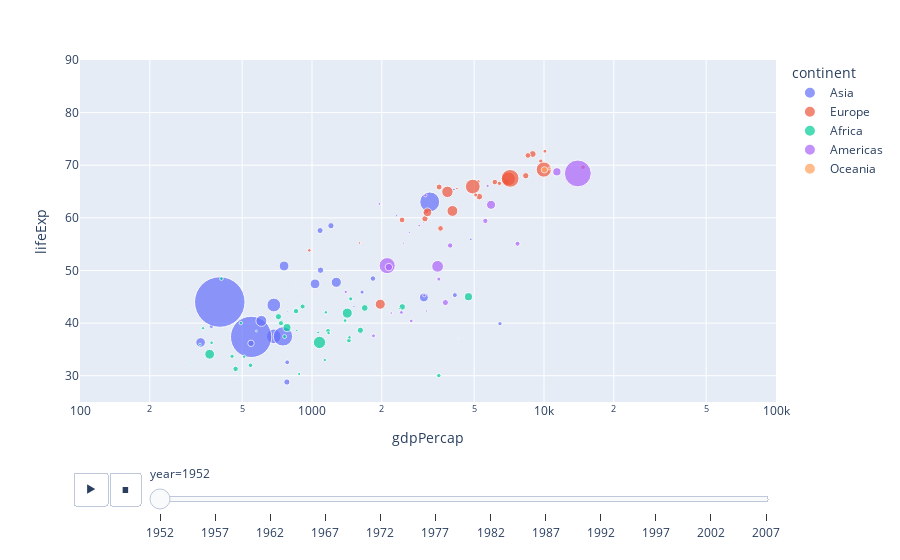

Notebook code cell kept with this figure:
### Markdown cell above
Следующая функция строит интерактивный график, где по одной оси отложен ВВП, по другой — прогноз средней продолжительности жизни. Размер каждой точки на графике пропорционален размеру государства. 

На графике присутствует слайдер, с помощью которого можно выбирать конкретный год.

### Code cell
px.scatter(
    df,  # таблица с данными
    x="gdpPercap", y="lifeExp",  # названия колонок, используемых как координата
    animation_frame="year",  # колонка, определяющая слайдер
    animation_group="country",  # колонка, отвечающая за объект (страну)
    size="pop",  # колонка, отвечающая за размер точек
    color="continent",  # колонка, отвечающая за цвет точек
    hover_name="country",  # колонка, отвечающая за подпись информации о точке
    log_x=True,  # логарифмический масштаб
    size_max=55,  # максимальный размер круга
    range_x=[100, 100000], range_y=[25, 90]  # пределы графика
)

### Figure 1 — Plotly figure (JSON) as saved in the notebook; plotly's stock layout.template omitted (floating-point values rounded to 4 significant figures)
{"data": [{"hovertemplate": "<b>%{hovertext}</b><br><br>continent=Asia<br>year=1952<br>gdpPercap=%{x}<br>lifeExp=%{y}<br>pop=%{marker.size}<extra></extra>", "hovertext": ["Afghanistan", "Bahrain", "Bangladesh", "Cambodia", "China", "Hong Kong, China", "India", "Indonesia", "Iran", "Iraq", "Israel", "Japan", "Jordan", "Korea, Dem. Rep.", "Korea, Rep.", "Kuwait", "Lebanon", "Malaysia", "Mongolia", "Myanmar", "Nepal", "Oman", "Pakistan", "Philippines", "Saudi Arabia", "Singapore", "Sri Lanka", "Syria", "Taiwan", "Thailand", "Vietnam", "West Bank and Gaza", "Yemen, Rep."], "ids": ["Afghanistan", "Bahrain", "Bangladesh", "Cambodia", "China", "Hong Kong, China", "India", "Indonesia", "Iran", "Iraq", "Israel", "Japan", "Jordan", "Korea, Dem. Rep.", "Korea, Rep.", "Kuwait", "Lebanon", "Malaysia", "Mongolia", "Myanmar", "Nepal", "Oman", "Pakistan", "Philippines", "Saudi Arabia", "Singapore", "Sri Lanka", "Syria", "Taiwan", "Thailand", "Vietnam", "West Bank and Gaza", "Yemen, Rep."], "legendgroup": "Asia", "marker": {"color": "#636efa", "size": [8425333, 120447, 46886859, 4693836, 556263527, 2125900, 372000000, 82052000, 17272000, 5441766, 1620914, 86459025, 607914, 8865488, 20947571, 160000, 1439529, 6748378, 800663, 20092996, 9182536, 507833, 41346560, 22438691, 4005677, 1127000, 7982342, 3661549, 8550362, 21289402, 26246839, 1030585, 4963829], "sizemode": "area", "sizeref": 435900.0, "symbol": "circle"}, "mode": "markers", "name": "Asia", "orientation": "v", "showlegend": true, "type": "scatter", "x": [779.4, 9867.0, 684.2, 368.5, 400.4, 3054.0, 546.6, 749.7, 3035.0, 4130.0, 4087.0, 3217.0, 1547.0, 1088.0, 1031.0, 108400.0, 4835.0, 1831.0, 786.6, 331, 545.9, 1828.0, 684.6, 1273.0, 6460.0, 2315.0, 1084.0, 1643.0, 1207.0, 757.8, 605.1, 1516.0, 781.7], "xaxis": "x", "y": [28.8, 50.94, 37.48, 39.42, 44, 60.96, 37.37, 37.47, 44.87, 45.32, 65.39, 63.03, 43.16, 50.06, 47.45, 55.56, 55.93, 48.46, 42.24, 36.32, 36.16, 37.58, 43.44, 47.75, 39.88, 60.4, 57.59, 45.88, 58.5, 50.85, 40.41, 43.16, 32.55], "yaxis": "y"}, {"hovertemplate": "<b>%{hovertext}</b><br><br>continent=Europe<br>year=1952<br>gdpPercap=%{x}<br>lifeExp=%{y}<br>pop=%{marker.size}<extra></extra>", "hovertext": ["Albania", "Austria", "Belgium", "Bosnia and Herzegovina", "Bulgaria", "Croatia", "Czech Republic", "Denmark", "Finland", "France", "Germany", "Greece", "Hungary", "Iceland", "Ireland", "Italy", "Montenegro", "Netherlands", "Norway", "Poland", "Portugal", "Romania", "Serbia", "Slovak Republic", "Slovenia", "Spain", "Sweden", "Switzerland", "Turkey", "United Kingdom"], "ids": ["Albania", "Austria", "Belgium", "Bosnia and Herzegovina", "Bulgaria", "Croatia", "Czech Republic", "Denmark", "Finland", "France", "Germany", "Greece", "Hungary", "Iceland", "Ireland", "Italy", "Montenegro", "Netherlands", "Norway", "Poland", "Portugal", "Romania", "Serbia", "Slovak Republic", "Slovenia", "Spain", "Sweden", "Switzerland", "Turkey", "United Kingdom"], "legendgroup": "Europe", "marker": {"color": "#EF553B", "size": [1282697, 6927772, 8730405, 2791000, 7274900, 3882229, 9125183, 4334000, 4090500, 42459667, 69145952, 7733250, 9504000, 147962, 2952156, 47666000, 413834, 10381988, 3327728, 25730551, 8526050, 16630000, 6860147, 3558137, 1489518, 28549870, 7124673, 4815000, 22235677, 50430000], "sizemode": "area", "sizeref": 435900.0, "symbol": "circle"}, "mode": "markers", "name": "Europe", "orientation": "v", "showlegend": true, "type": "scatter", "x": [1601.0, 6137.0, 8343.0, 973.5, 2444.0, 3119.0, 6876.0, 9692.0, 6425.0, 7030.0, 7144.0, 3531.0, 5264.0, 7268.0, 5210.0, 4931.0, 2648.0, 8942.0, 10100.0, 4029.0, 3068.0, 3145.0, 3581.0, 5075.0, 4215.0, 3834.0, 8528.0, 14730.0, 1969.0, 9980.0], "xaxis": "x", "y": [55.23, 66.8, 68, 53.82, 59.6, 61.21, 66.87, 70.78, 66.55, 67.41, 67.5, 65.86, 64.03, 72.49, 66.91, 65.94, 59.16, 72.13, 72.67, 61.31, 59.82, 61.05, 58.0, 64.36, 65.57, 64.94, 71.86, 69.62, 43.59, 69.18], "yaxis": "y"}, {"hovertemplate": "<b>%{hovertext}</b><br><br>continent=Africa<br>year=1952<br>gdpPercap=%{x}<br>lifeExp=%{y}<br>pop=%{marker.size}<extra></extra>", "hovertext": ["Algeria", "Angola", "Benin", "Botswana", "Burkina Faso", "Burundi", "Cameroon", "Central African Republic", "Chad", "Comoros", "Congo, Dem. Rep.", "Congo, Rep.", "Cote d'Ivoire", "Djibouti", "Egypt", "Equatorial Guinea", "Eritrea", "Ethiopia", "Gabon", "Gambia", "Ghana", "Guinea", "Guinea-Bissau", "Kenya", "Lesotho", "Liberia", "Libya", "Madagascar", "Malawi", "Mali", "Mauritania", "Mauritius", "Morocco", "Mozambique", "Namibia", "Niger", "Nigeria", "Reunion", "Rwanda", "Sao Tome and Principe", "Senegal", "Sierra Leone", "Somalia", "South Africa", "Sudan", "Swaziland", "Tanzania", "Togo", "Tunisia", "Uganda", "Zambia", "Zimbabwe"], "ids": ["Algeria", "Angola", "Benin", "Botswana", "Burkina Faso", "Burundi", "Cameroon", "Central African Republic", "Chad", "Comoros", "Congo, Dem. Rep.", "Congo, Rep.", "Cote d'Ivoire", "Djibouti", "Egypt", "Equatorial Guinea", "Eritrea", "Ethiopia", "Gabon", "Gambia", "Ghana", "Guinea", "Guinea-Bissau", "Kenya", "Lesotho", "Liberia", "Libya", "Madagascar", "Malawi", "Mali", "Mauritania", "Mauritius", "Morocco", "Mozambique", "Namibia", "Niger", "Nigeria", "Reunion", "Rwanda", "Sao Tome and Principe", "Senegal", "Sierra Leone", "Somalia", "South Africa", "Sudan", "Swaziland", "Tanzania", "Togo", "Tunisia", "Uganda", "Zambia", "Zimbabwe"], "legendgroup": "Africa", "marker": {"color": "#00cc96", "size": [9279525, 4232095, 1738315, 442308, 4469979, 2445618, 5009067, 1291695, 2682462, 153936, 14100005, 854885, 2977019, 63149, 22223309, 216964, 1438760, 20860941, 420702, 284320, 5581001, 2664249, 580653, 6464046, 748747, 863308, 1019729, 4762912, 2917802, 3838168, 1022556, 516556, 9939217, 6446316, 485831, 3379468, 33119096, 257700, 2534927, 60011, 2755589, 2143249, 2526994, 14264935, 8504667, 290243, 8322925, 1219113, 3647735, 5824797, 2672000, 3080907], "sizemode": "area", "sizeref": 435900.0, "symbol": "circle"}, "mode": "markers", "name": "Africa", "orientation": "v", "showlegend": true, "type": "scatter", "x": [2449.0, 3521.0, 1063.0, 851.2, 543.3, 339.3, 1173.0, 1071.0, 1179.0, 1103.0, 780.5, 2126.0, 1389.0, 2670.0, 1419.0, 375.6, 328.9, 362.1, 4293.0, 485.2, 911.3, 510.2, 299.9, 853.5, 298.8, 575.6, 2388.0, 1443.0, 369.2, 452.3, 743.1, 1968.0, 1688.0, 468.5, 2424.0, 761.9, 1077.0, 2719.0, 493.3, 879.6, 1450.0, 879.8, 1136.0, 4725.0, 1616.0, 1148.0, 716.7, 859.8, 1468.0, 734.8, 1147.0, 406.9], "xaxis": "x", "y": [43.08, 30.02, 38.22, 47.62, 31.98, 39.03, 38.52, 35.46, 38.09, 40.72, 39.14, 42.11, 40.48, 34.81, 41.89, 34.48, 35.93, 34.08, 37.0, 30, 43.15, 33.61, 32.5, 42.27, 42.14, 38.48, 42.72, 36.68, 36.26, 33.69, 40.54, 50.99, 42.87, 31.29, 41.73, 37.44, 36.32, 52.72, 40, 46.47, 37.28, 30.33, 32.98, 45.01, 38.63, 41.41, 41.22, 38.6, 44.6, 39.98, 42.04, 48.45], "yaxis": "y"}, {"hovertemplate": "<b>%{hovertext}</b><br><br>continent=Americas<br>year=1952<br>gdpPercap=%{x}<br>lifeExp=%{y}<br>pop=%{marker.size}<extra></extra>", "hovertext": ["Argentina", "Bolivia", "Brazil", "Canada", "Chile", "Colombia", "Costa Rica", "Cuba", "Dominican Republic", "Ecuador", "El Salvador", "Guatemala", "Haiti", "Honduras", "Jamaica", "Mexico", "Nicaragua", "Panama", "Paraguay", "Peru", "Puerto Rico", "Trinidad and Tobago", "United States", "Uruguay", "Venezuela"], "ids": ["Argentina", "Bolivia", "Brazil", "Canada", "Chile", "Colombia", "Costa Rica", "Cuba", "Dominican Republic", "Ecuador", "El Salvador", "Guatemala", "Haiti", "Honduras", "Jamaica", "Mexico", "Nicaragua", "Panama", "Paraguay", "Peru", "Puerto Rico", "Trinidad and Tobago", "United States", "Uruguay", "Venezuela"], "legendgroup": "Americas", "marker": {"color": "#ab63fa", "size": [17876956, 2883315, 56602560, 14785584, 6377619, 12350771, 926317, 6007797, 2491346, 3548753, 2042865, 3146381, 3201488, 1517453, 1426095, 30144317, 1165790, 940080, 1555876, 8025700, 2227000, 662850, 157553000, 2252965, 5439568], "sizemode": "area", "sizeref": 435900.0, "symbol": "circle"}, "mode": "markers", "name": "Americas", "orientation": "v", "showlegend": true, "type": "scatter", "x": [5911.0, 2677.0, 2109.0, 11370.0, 3940.0, 2144.0, 2627.0, 5587.0, 1398.0, 3522.0, 3048.0, 2428.0, 1840.0, 2195.0, 2899.0, 3478.0, 3112.0, 2480.0, 1952.0, 3759.0, 3082.0, 3023.0, 13990.0, 5717.0, 7690.0], "xaxis": "x", "y": [62.48, 40.41, 50.92, 68.75, 54.74, 50.64, 57.21, 59.42, 45.93, 48.36, 45.26, 42.02, 37.58, 41.91, 58.53, 50.79, 42.31, 55.19, 62.65, 43.9, 64.28, 59.1, 68.44, 66.07, 55.09], "yaxis": "y"}, {"hovertemplate": "<b>%{hovertext}</b><br><br>continent=Oceania<br>year=1952<br>gdpPercap=%{x}<br>lifeExp=%{y}<br>pop=%{marker.size}<extra></extra>", "hovertext": ["Australia", "New Zealand"], "ids": ["Australia", "New Zealand"], "legendgroup": "Oceania", "marker": {"color": "#FFA15A", "size": [8691212, 1994794], "sizemode": "area", "sizeref": 435900.0, "symbol": "circle"}, "mode": "markers", "name": "Oceania", "orientation": "v", "showlegend": true, "type": "scatter", "x": [10040.0, 10560.0], "xaxis": "x", "y": [69.12, 69.39], "yaxis": "y"}], "layout": {"legend": {"itemsizing": "constant", "title": {"text": "continent"}, "tracegroupgap": 0}, "margin": {"t": 60}, "sliders": [{"active": 0, "currentvalue": {"prefix": "year="}, "len": 0.9, "pad": {"b": 10, "t": 60}, "steps": [{"args": [["1952"], {"frame": {"duration": 0, "redraw": false}, "fromcurrent": true, "mode": "immediate", "transition": {"duration": 0, "easing": "linear"}}], "label": "1952", "method": "animate"}, {"args": [["1957"], {"frame": {"duration": 0, "redraw": false}, "fromcurrent": true, "mode": "immediate", "transition": {"duration": 0, "easing": "linear"}}], "label": "1957", "method": "animate"}, {"args": [["1962"], {"frame": {"duration": 0, "redraw": false}, "fromcurrent": true, "mode": "immediate", "transition": {"duration": 0, "easing": "linear"}}], "label": "1962", "method": "animate"}, {"args": [["1967"], {"frame": {"duration": 0, "redraw": false}, "fromcurrent": true, "mode": "immediate", "transition": {"duration": 0, "easing": "linear"}}], "label": "1967", "method": "animate"}, {"args": [["1972"], {"frame": {"duration": 0, "redraw": false}, "fromcurrent": true, "mode": "immediate", "transition": {"duration": 0, "easing": "linear"}}], "label": "1972", "method": "animate"}, {"args": [["1977"], {"frame": {"duration": 0, "redraw": false}, "fromcurrent": true, "mode": "immediate", "transition": {"duration": 0, "easing": "linear"}}], "label": "1977", "method": "animate"}, {"args": [["1982"], {"frame": {"duration": 0, "redraw": false}, "fromcurrent": true, "mode": "immediate", "transition": {"duration": 0, "easing": "linear"}}], "label": "1982", "method": "animate"}, {"args": [["1987"], {"frame": {"duration": 0, "redraw": false}, "fromcurrent": true, "mode": "immediate", "transition": {"duration": 0, "easing": "linear"}}], "label": "1987", "method": "animate"}, {"args": [["1992"], {"frame": {"duration": 0, "redraw": false}, "fromcurrent": true, "mode": "immediate", "transition": {"duration": 0, "easing": "linear"}}], "label": "1992", "method": "animate"}, {"args": [["1997"], {"frame": {"duration": 0, "redraw": false}, "fromcurrent": true, "mode": "immediate", "transition": {"duration": 0, "easing": "linear"}}], "label": "1997", "method": "animate"}, {"args": [["2002"], {"frame": {"duration": 0, "redraw": false}, "fromcurrent": true, "mode": "immediate", "transition": {"duration": 0, "easing": "linear"}}], "label": "2002", "method": "animate"}, {"args": [["2007"], {"frame": {"duration": 0, "redraw": false}, "fromcurrent": true, "mode": "immediate", "transition": {"duration": 0, "easing": "linear"}}], "label": "2007", "method": "animate"}], "x": 0.1, "xanchor": "left", "y": 0, "yanchor": "top"}], "updatemenus": [{"buttons": [{"args": [null, {"frame": {"duration": 500, "redraw": false}, "fromcurrent": true, "mode": "immediate", "transition": {"duration": 500, "easing": "linear"}}], "label": "&#9654;", "method": "animate"}, {"args": [[null], {"frame": {"duration": 0, "redraw": false}, "fromcurrent": true, "mode": "immediate", "transition": {"duration": 0, "easing": "linear"}}], "label": "&#9724;", "method": "animate"}], "direction": "left", "pad": {"r": 10, "t": 70}, "showactive": false, "type": "buttons", "x": 0.1, "xanchor": "right", "y": 0, "yanchor": "top"}], "xaxis": {"anchor": "y", "domain": [0, 1], "range": [2, 5], "title": {"text": "gdpPercap"}, "type": "log"}, "yaxis": {"anchor": "x", "domain": [0, 1], "range": [25, 90], "title": {"text": "lifeExp"}}}}
